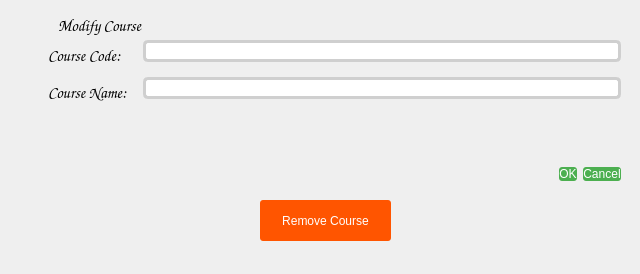
<?xml version="1.0" encoding="UTF-8"?>
<ui version="4.0">
 <class>Dialog</class>
 <widget class="QDialog" name="Dialog">
  <property name="geometry">
   <rect>
    <x>0</x>
    <y>0</y>
    <width>640</width>
    <height>274</height>
   </rect>
  </property>
  <property name="windowTitle">
   <string>Dialog</string>
  </property>
  <property name="styleSheet">
   <string notr="true">
QComboBox, QLineEdit {
border-radius: 5px;
border: 3px solid rgb(207, 207, 207);
font: 12pt &quot;Consolas&quot;;
}


QLineEdit:focus, QComboBox:focus, QComboBox:hover {
outline: 1px solid rgb(60, 185, 112);
background: rgb(223, 255, 208);
border: 2px solid rgb(67, 148, 103);
height: 10px;
}

QLabel {
font-size: 16px;
font-family: Comic Sans Ms;
padding: 5px;
}

QPushButton {
background-color: #4CAF50;
selection-color: rgb(255, 255, 255);
border-radius: 3px;
border: none;
color: white;
padding: 15px 32px;
text-align: center;
text-decoration: none;
font: 10pt &quot;Comic Sans MS&quot;;
padding: 0px;
}
QPushButton:hover {
background-color: #ffffff;
color: #000000;
border: 2px solid  #4CAF50;
}

QPushButton#closeBtn {
image: url(:/close);
background: #ffffff;
}

QPushButton:hover#closeBtn {
border: 2px solid rgb(248, 0, 0);
}

QLabel#closeBtn {
padding: 0px;
}
QLabel#LoginLabel, QLabel#register_label {
font-size: 30px;
color:rgb(0, 255, 59);
}

QCheckBox {
font: 75 12pt &quot;Comic Sans MS&quot;;
}
QLabel#errorLabel{
background: rgba(254, 0, 0, 100);
padding: 5px;
height: 10px;
}</string>
  </property>
  <widget class="QWidget" name="gridLayoutWidget">
   <property name="geometry">
    <rect>
     <x>40</x>
     <y>40</y>
     <width>581</width>
     <height>141</height>
    </rect>
   </property>
   <layout class="QGridLayout" name="gridLayout">
    <item row="1" column="0">
     <widget class="QDialogButtonBox" name="buttonBox">
      <property name="orientation">
       <enum>Qt::Horizontal</enum>
      </property>
      <property name="standardButtons">
       <set>QDialogButtonBox::Cancel|QDialogButtonBox::Ok</set>
      </property>
     </widget>
    </item>
    <item row="0" column="0">
     <layout class="QFormLayout" name="formLayout">
      <item row="0" column="0">
       <widget class="QLabel" name="label_2">
        <property name="text">
         <string>Course Code:</string>
        </property>
       </widget>
      </item>
      <item row="1" column="0">
       <widget class="QLabel" name="label_3">
        <property name="text">
         <string>Course Name:</string>
        </property>
       </widget>
      </item>
      <item row="1" column="1">
       <widget class="QLineEdit" name="mod_coursename"/>
      </item>
      <item row="0" column="1">
       <widget class="QLineEdit" name="mod_coursecode"/>
      </item>
     </layout>
    </item>
   </layout>
  </widget>
  <widget class="QLabel" name="label">
   <property name="geometry">
    <rect>
     <x>50</x>
     <y>10</y>
     <width>171</width>
     <height>31</height>
    </rect>
   </property>
   <property name="text">
    <string>Modify Course</string>
   </property>
  </widget>
  <widget class="QPushButton" name="removeCourse">
   <property name="geometry">
    <rect>
     <x>260</x>
     <y>200</y>
     <width>131</width>
     <height>41</height>
    </rect>
   </property>
   <property name="styleSheet">
    <string notr="true">QPushButton{
	background-color: rgb(255, 85, 0);
}

QPushButton:hover{
	
	background-color: rgb(255, 255, 255);
	border: 2px solid rgb(255, 0, 0);
	color: rgb(255, 0, 0);
}</string>
   </property>
   <property name="text">
    <string>Remove Course</string>
   </property>
  </widget>
 </widget>
 <resources/>
 <connections>
  <connection>
   <sender>buttonBox</sender>
   <signal>accepted()</signal>
   <receiver>Dialog</receiver>
   <slot>accept()</slot>
   <hints>
    <hint type="sourcelabel">
     <x>248</x>
     <y>254</y>
    </hint>
    <hint type="destinationlabel">
     <x>157</x>
     <y>274</y>
    </hint>
   </hints>
  </connection>
  <connection>
   <sender>buttonBox</sender>
   <signal>rejected()</signal>
   <receiver>Dialog</receiver>
   <slot>reject()</slot>
   <hints>
    <hint type="sourcelabel">
     <x>316</x>
     <y>260</y>
    </hint>
    <hint type="destinationlabel">
     <x>286</x>
     <y>274</y>
    </hint>
   </hints>
  </connection>
 </connections>
</ui>
